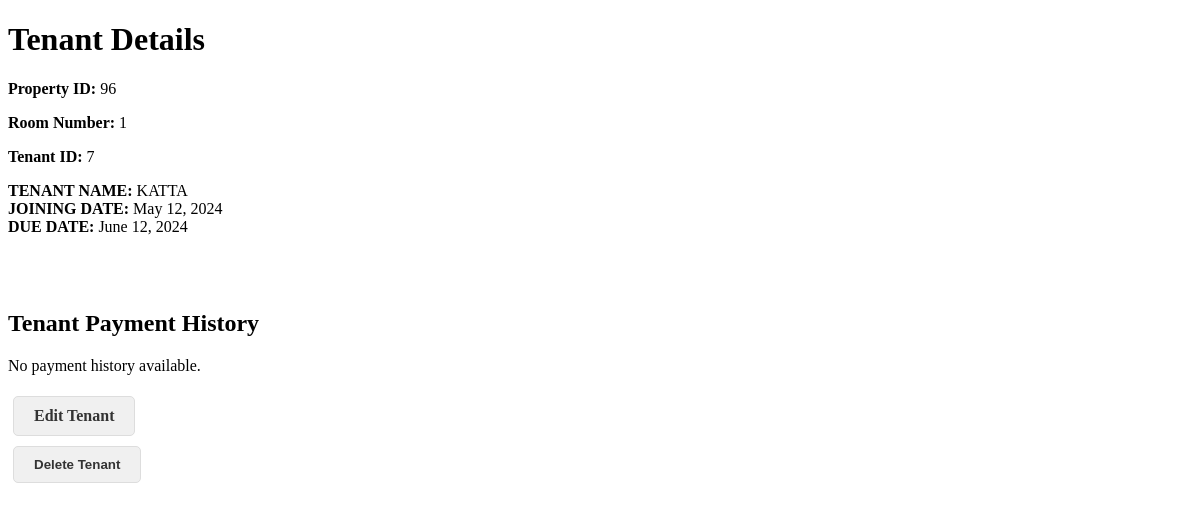
Page /TenantDetails/96/1/7/ on the committed database.
### hostelapp20/models.py (models this page shows, shortened)
class Room(models.Model):
    room_number = models.IntegerField()
    floor_type = models.CharField(max_length=50)
    number_of_share = models.PositiveIntegerField()
    available_room_or_not = models.CharField(max_length=30)
    remarks = models.CharField(max_length=500, null=True )
    room_facilities = models.TextField(max_length=1000, null=True)
    property = models.ForeignKey('AddProperty', on_delete=models.CASCADE)
    user = models.ForeignKey(settings.AUTH_USER_MODEL, on_delete=models.CASCADE)

class Tenant(models.Model):
    name = models.CharField(max_length=100, null=True)
    email = models.EmailField(null=True)
    mobile = models.CharField(max_length=10, null=True)
    adhar_number = models.CharField(max_length=12, null=True)
    govt_id_front = models.ImageField(upload_to=upload_to_govt_id_front, null=True)
    govt_id_back = models.ImageField(upload_to=upload_to_govt_id_back, null=True)
    state = models.CharField(max_length=100, null=True)
    dist = models.CharField(max_length=100, null=True)
    pincode = models.CharField(max_length=6, null=True)
    city = models.CharField(max_length=100, null=True)
    door_no = models.CharField(max_length=100, null=True)
    area = models.CharField(max_length=100, null=True)
    street = models.CharField(max_length=100, null=True)
    landmark = models.CharField(max_length=100, null=True)
    bike_number = models.CharField(max_length=100, null=True, blank=True)
    joining_date = models.DateField(null=True)
    due_date = models.DateField()
    allocated_bed = models.CharField(max_length=100, null=True)
    rent = models.CharField(max_length=100, null=True)
    advance = models.CharField(max_length=10, null=True, blank=True)
    tenant_image = models.ImageField(upload_to='tenant_images/', null=True)
    dues_cleared = models.BooleanField(default=False)
    partial_payment_made = models.BooleanField(default=False)
    room = models.ForeignKey(Room, on_delete=models.CASCADE)
    property = models.ForeignKey(AddProperty, on_delete=models.CASCADE)
    user = models.ForeignKey(settings.AUTH_USER_MODEL, on_delete=models.CASCADE)

### hostelapp20/views.py (the view)
# urls.py: path('TenantDetails/<int:property_id>/<int:room_number>/<int:tenant_id>/', views.TenantDetails, name='TenantDetails'),
def TenantDetails(request, property_id, room_number, tenant_id):
    selected_property = get_object_or_404(AddProperty, id=property_id)
    room = get_object_or_404(Room, property_id=property_id, room_number=room_number)
    tenant = get_object_or_404(Tenant, id=tenant_id)
    payment_history = PaymentHistory.objects.filter(tenant=tenant).order_by('-date_paid')
    payment_remainders = PaymentRemainder.objects.filter(tenant=tenant).order_by('-date_paid')
    current_date = timezone.now().date()
    past_dues = []
    next_due_date = tenant.joining_date
    while next_due_date + relativedelta(months=1) < tenant.due_date:
        next_due_date += relativedelta(months=1)
        if next_due_date <= current_date:
            past_dues.append(next_due_date)
    context = {
        'room': room,
        'tenant': tenant,
        'selected_property': selected_property,
        'past_dues': past_dues,  # Pass the list of past dues to the template
        'payment_history': payment_history,
        'payment_remainders' : payment_remainders
    }
    return render(request, 'data/tenant_details.html', context)

### templates/data/tenant_details.html (shortened to what this page needs)
<!DOCTYPE html>
<html lang="en">
<head>
</head>
<body>
    <h1>Tenant Details</h1>
    <p><strong>Property ID:</strong> {{ room.property_id }}</p>
    <p><strong>Room Number:</strong> {{ room.room_number }}</p>
    <p><strong>Tenant ID:</strong> {{ tenant.id }}</p>
    <strong>TENANT NAME:</strong> {{ tenant.name }}<br>
    <strong>JOINING DATE:</strong> {{ tenant.joining_date }}<br>
    <strong>DUE DATE:</strong> {{ tenant.due_date }}<br><br>
    <br><br>
    <h2>Tenant Payment History</h2>
    {% if not payment_history and not payment_remainders %}
    <p>No payment history available.</p>
    {% endif %}
    <a href="#" class="button">Edit Tenant</a>
    <form action="{% url 'DeleteTenant' tenant.id %}" method="post">
        <button type="submit" class="button" onclick="return confirm('Are you sure?');">Delete Tenant</button>
    </form>
</body>
</html>

### templates/data/tenant_details.html (style rules this page uses)
.button { display: inline-block; padding: 10px 20px; margin: 5px; background-color: #f0f0f0; border: 1px solid #ddd; text-decoration: none; color: #333; font-weight: bold; border-radius: 5px; }

### rows in the picture
Room: property_id "96", room_number "1"
Tenant: id "7", name "KATTA", joining_date "May 12, 2024", due_date "June 12, 2024"
